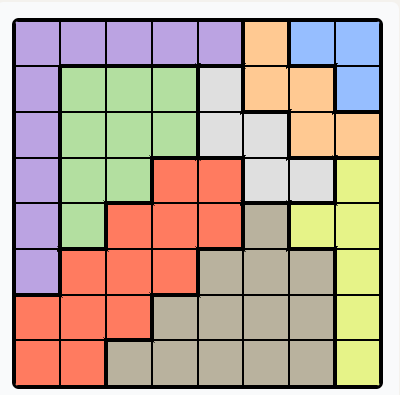
#> input picture img/1.png, 400 x 395 px
$ python -i grid.py   (imports and definitions only)
#> lines starting #> are read from the running program, lines starting #| are printed output that depends on the picture; after the words box and inside, x2 and y2 are one past the last pixel; in counts of white or black regions, pixels touching at a corner belong together

# ---------------------- Imports ----------------------
import cv2
import numpy as np
import matplotlib.pyplot as plt
from sklearn.cluster import KMeans
import json
import sys

# ---------------------- Utility Functions ----------------------
def order_points(pts):
    rect = np.zeros((4, 2), dtype="float32")
    s = pts.sum(axis=1)
    diff = np.diff(pts, axis=1)
    rect[0] = pts[np.argmin(s)]    # top-left
    rect[2] = pts[np.argmax(s)]    # bottom-right
    rect[1] = pts[np.argmin(diff)] # top-right
    rect[3] = pts[np.argmax(diff)] # bottom-left
    return rect

def four_point_transform(image, pts):
    rect = order_points(pts)
    (tl, tr, br, bl) = rect

    widthA = np.linalg.norm(br - bl)
    widthB = np.linalg.norm(tr - tl)
    heightA = np.linalg.norm(tr - br)
    heightB = np.linalg.norm(tl - bl)

    maxWidth = int(max(widthA, widthB))
    maxHeight = int(max(heightA, heightB))

    dst = np.array([
        [0, 0],
        [maxWidth - 1, 0],
        [maxWidth - 1, maxHeight - 1],
        [0, maxHeight - 1]], dtype="float32")

    M = cv2.getPerspectiveTransform(rect, dst)
    warped = cv2.warpPerspective(image, M, (maxWidth, maxHeight))
    return warped

def find_largest_square_contour(gray_img):
    blur = cv2.GaussianBlur(gray_img, (5, 5), 0)
    edged = cv2.Canny(blur, 50, 150)
    contours, _ = cv2.findContours(edged, cv2.RETR_EXTERNAL, cv2.CHAIN_APPROX_SIMPLE)

    max_area = 0
    best_approx = None

    for cnt in contours:
        peri = cv2.arcLength(cnt, True)
        approx = cv2.approxPolyDP(cnt, 0.02 * peri, True)
        if len(approx) == 4 and cv2.isContourConvex(approx):
            area = cv2.contourArea(approx)
            if area > max_area:
                max_area = area
                best_approx = approx

    return best_approx.reshape(4, 2) if best_approx is not None else None

def detect_grid_size(warped_img):
    gray = cv2.cvtColor(warped_img, cv2.COLOR_RGB2GRAY)
    edges = cv2.Canny(gray, 50, 150, apertureSize=3)
    lines = cv2.HoughLinesP(edges, 1, np.pi / 180, threshold=100, minLineLength=30, maxLineGap=10)

    h_lines = []
    v_lines = []

    if lines is not None:
        for line in lines:
            x1, y1, x2, y2 = line[0]
            if abs(y2 - y1) < 10:  # Horizontal
                h_lines.append((y1 + y2) // 2)
            elif abs(x2 - x1) < 10:  # Vertical
                v_lines.append((x1 + x2) // 2)

    def deduplicate(lines, min_gap=10):
        lines = sorted(lines)
        deduped = []
        for l in lines:
            if not deduped or abs(l - deduped[-1]) > min_gap:
                deduped.append(l)
        return deduped

    h_lines = deduplicate(h_lines)
    v_lines = deduplicate(v_lines)

    line_count = max(len(h_lines), len(v_lines))
    grid_size = line_count - 1 if line_count > 1 else 8  # fallback to 8x8
    return grid_size, grid_size


# ---------------------- Capture and Process Loop ----------------------
# [1 line not run here, left out]
img64 = None  # default placeholder

# [26 lines not run here, left out]

# ---------------------- Auto Grid Size Detection ----------------------
# [1 line that did not run here, left out]

# ---------------------- Color Region Extraction ----------------------
# [1 line that did not run here, left out]
# [1 line that did not run here, left out]
cell_colors = []

# [9 lines not run here, left out]

# ---------------------- KMeans Clustering ----------------------
flat_colors = np.array(cell_colors).reshape(-1, 3)
# [1 line that did not run here, left out]
# [1 line that did not run here, left out]

# ---------------------- JSON Output ----------------------
# [1 line that did not run here, left out]
# [1 line not run here, left out]

>>> import cv2
>>> picture = cv2.imread('../img/1.png', cv2.IMREAD_GRAYSCALE)
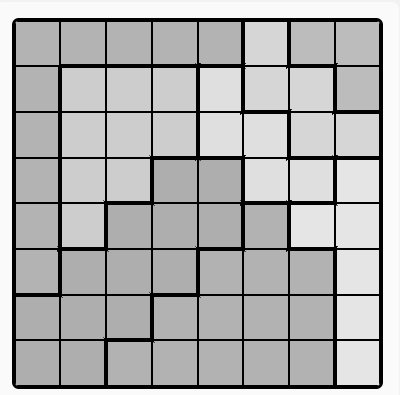
#> picture: shape (395, 400); min 0, max 250, mean 176
>>> result = find_largest_square_contour(picture)
#> in find_largest_square_contour, `blur = cv2.GaussianBlur(gray_img, (5, 5), 0)`:
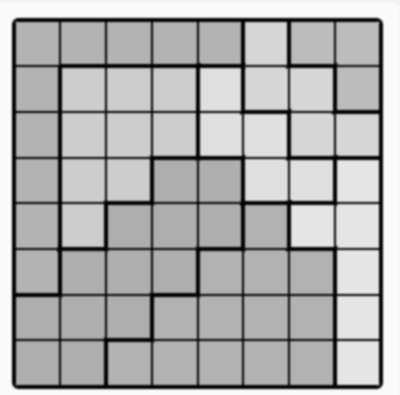
#> blur: shape (395, 400); min 1, max 250, mean 176
#> in find_largest_square_contour, `edged = cv2.Canny(blur, 50, 150)`:
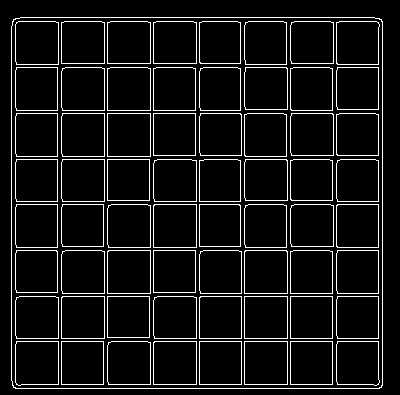
#> edged: shape (395, 400); 7.7% white in thin lines or dots, all inside (x1, y1, x2, y2) = (11, 17, 383, 389)
#> in find_largest_square_contour, `contours, _ = cv2.findContours(edged, cv2.RETR_EXTERNAL, cv2.CHAIN_APP..`: contours = 1 contour; box (x1, y1, x2, y2) and area: (11, 17, 383, 389) 137594
#> the loop in find_largest_square_contour, `for cnt in contours:` made 1 pass
#> (peri, area, max_area, best_approx) on pass 1: (1477, 135424, 135424, [[13, 19], [13, 387], [381, 387], [381, 19]])
#> after the loop in find_largest_square_contour, `for cnt in contours:`: max_area = 135424
#> result = [[13, 19], [13, 387], [381, 387], [381, 19]]
